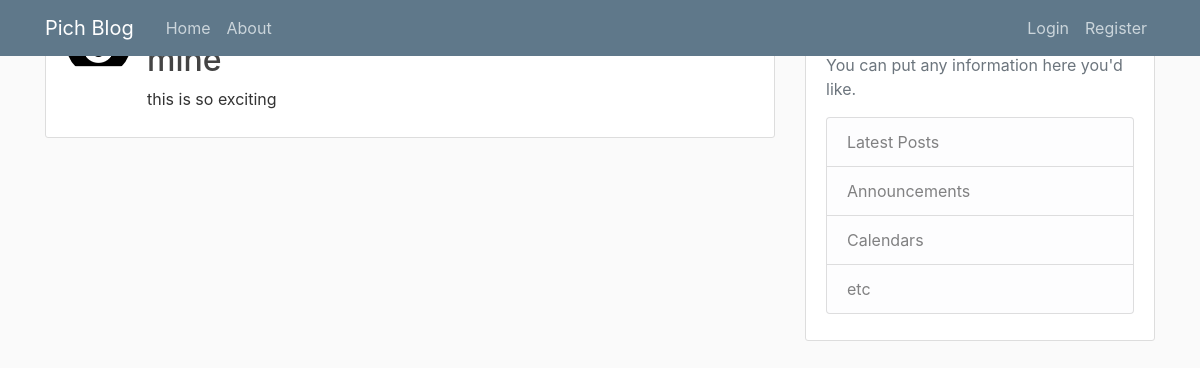
Page /home on the earlier database version.
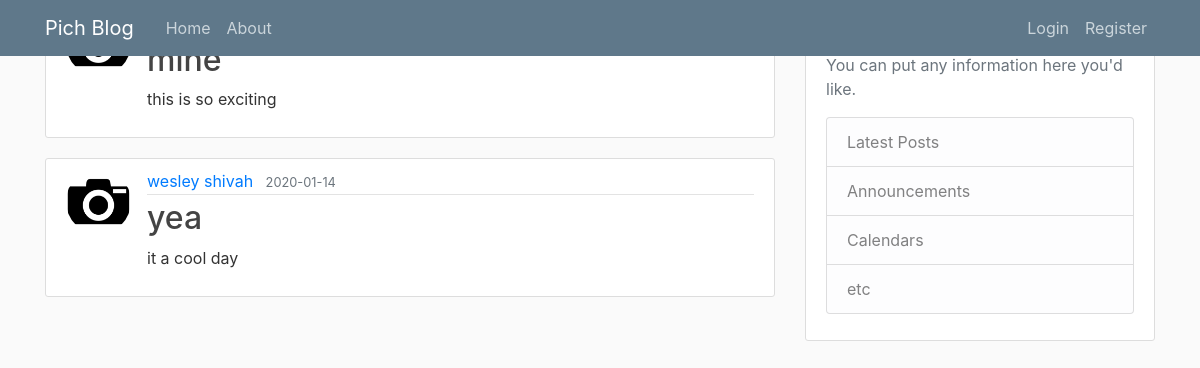
Same page on the later database version.
### pichblog/models.py (models this page shows, shortened)
class Post(db.Model):
    id = db.Column(db.Integer, primary_key=True)
    title = db.Column(db.String(100), nullable=False)
    date_posted = db.Column(db.DateTime, nullable=False, default=datetime.utcnow)
    content = db.Column(db.Text, nullable=False)
    user_id = db.Column(db.Integer, db.ForeignKey('user.id'), nullable=False)

class User(db.Model, UserMixin):
    id = db.Column(db.Integer, primary_key=True)
    username = db.Column(db.String(20), unique=True, nullable=False)
    email = db.Column(db.String(120), unique=True, nullable=False)
    image_file = db.Column(db.String(20), nullable=False, default='default.jpg')
    password = db.Column(db.String(60), nullable=False)
    posts = db.relationship('Post', backref='author', lazy=True)

### pichblog/routes.py (the view)
@app.route("/")
@app.route("/home")
def home():
    posts = Post.query.all()
    return render_template('home.htm', posts=posts)

### pichblog/templates/home.htm
{% extends "layout.htm" %}
{% block content %}
    {% for post in posts %}
        <article class="media content-section">
          <img class ="rounded-circle article-img" src="{{url_for('static',filename = 'profile_pics/' + post.author.image_file)}}">
          <div class="media-body">
            <div class="article-metadata">
              <a class="mr-2" href="#">{{ post.author.username}}</a>
              <small class="text-muted">{{ post.date_posted.strftime('%Y-%m-%d') }}</small>
            </div>
            <h2><a class="article-title" href="#">{{ post.title }}</a></h2>
            <p class="article-content">{{ post.content }}</p>
          </div>
        </article>
    {% endfor %}
{% endblock %}

### pichblog/templates/layout.htm (shortened to what this page needs)
<!DOCTYPE html>
<html>
<head>
    <link rel="stylesheet" href="https://maxcdn.bootstrapcdn.com/bootstrap/4.0.0/css/bootstrap.min.css">
    <link rel="stylesheet" type="text/css" href="{{ url_for('static', filename='main.css') }}">
</head>
<body>
    <header class="site-header">
      <nav class="navbar navbar-expand-md navbar-dark bg-steel fixed-top">
        <div class="container">
          <a class="navbar-brand mr-4" href="/">Pich Blog</a>
          <div class="collapse navbar-collapse" id="navbarToggle">
            <div class="navbar-nav mr-auto">
              <a class="nav-item nav-link" href="{{ url_for('home') }}">Home</a>
              <a class="nav-item nav-link" href="{{ url_for('about') }}">About</a>
            </div>
            <div class="navbar-nav">
              {% if current_user.is_authenticated %}
                <a class="nav-item nav-link" href="{{ url_for('new_post') }}">New Post</a>
                <a class="nav-item nav-link" href="{{ url_for('account') }}">Account</a>
                <a class="nav-item nav-link" href="{{ url_for('logout') }}">Logout</a>
              {% else %}
                <a class="nav-item nav-link" href="{{ url_for('login') }}">Login</a>
                <a class="nav-item nav-link" href="{{ url_for('register') }}">Register</a>
              {% endif %}
            </div>
          </div>
        </div>
      </nav>
    </header>
    <main role="main" class="container">
      <div class="row">
        <div class="col-md-8">
          {% block content %}{% endblock %}
        </div>
        <div class="col-md-4">
          <div class="content-section">
            <h3>Our Sidebar</h3>
            <p class='text-muted'>You can put any information here you'd like.
              <ul class="list-group">
                <li class="list-group-item list-group-item-light">Latest Posts</li>
                <li class="list-group-item list-group-item-light">Announcements</li>
                <li class="list-group-item list-group-item-light">Calendars</li>
                <li class="list-group-item list-group-item-light">etc</li>
              </ul>
            </p>
          </div>
        </div>
      </div>
    </main>
</body>
</html>

### pichblog/static/main.css (style rules this page uses)
body { background: #fafafa; color :#333333; }
.bg-steel { background-color: #5f788a; }
.site-header .navbar-nav .nav-link { color: #cbd5db; }
.content-section { background: #ffffff; padding: 10px 20px; border: 1px solid #dddddd; border-radius: 3px; margin-bottom: 20px; }
.article-title { color: #444444; }
.article-content { white-space: pre-line; }
.article-img { height: 65px; width: 65px; margin-right: 16px; }
.article-metadata { padding-bottom: 1px; margin-bottom: 4px; border-bottom: 1px solid #e3e3e3 }

Differences in the rows shown:
added Post: image_file (picture), author.username "wesley shivah", date_posted "2020-01-14", title "yea", content "it a cool day"
